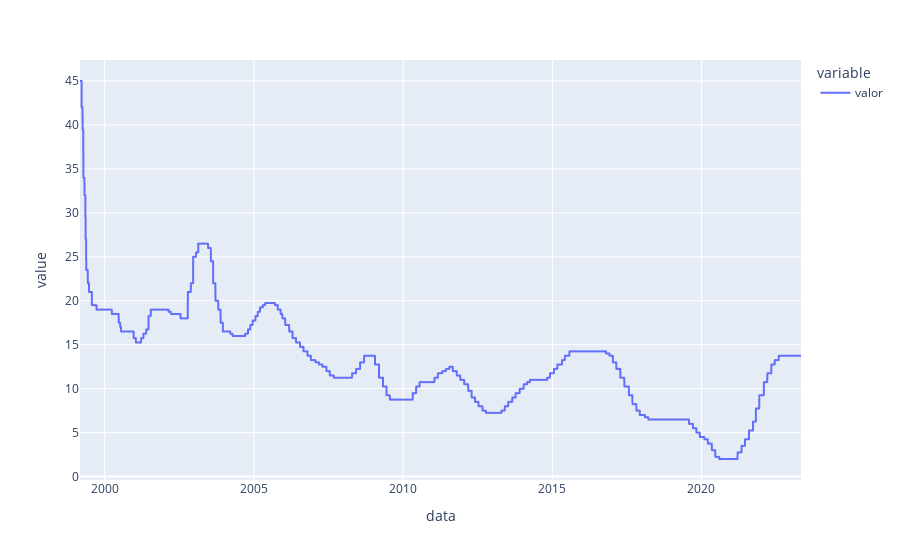

Source (notebook cell):
### Code cell
selic_meta = consulta_bc(432)
selic_meta.plot()

### Figure 1 — Plotly figure (JSON) as saved in the notebook; plotly's stock layout.template omitted (floating-point values rounded to 4 significant figures; data arrays with more than 128 entries replaced by an {"elided": "..."} marker saying what was removed)
{"data": [{"hovertemplate": "variable=valor<br>data=%{x}<br>value=%{y}<extra></extra>", "legendgroup": "valor", "line": {"color": "#636efa", "dash": "solid"}, "marker": {"symbol": "circle"}, "mode": "lines", "name": "valor", "showlegend": true, "type": "scattergl", "x": {"elided": "8826 str values"}, "xaxis": "x", "y": {"elided": "8826 float values"}, "yaxis": "y"}], "layout": {"legend": {"title": {"text": "variable"}, "tracegroupgap": 0}, "margin": {"t": 60}, "xaxis": {"anchor": "y", "domain": [0, 1], "title": {"text": "data"}}, "yaxis": {"anchor": "x", "domain": [0, 1], "title": {"text": "value"}}}}
